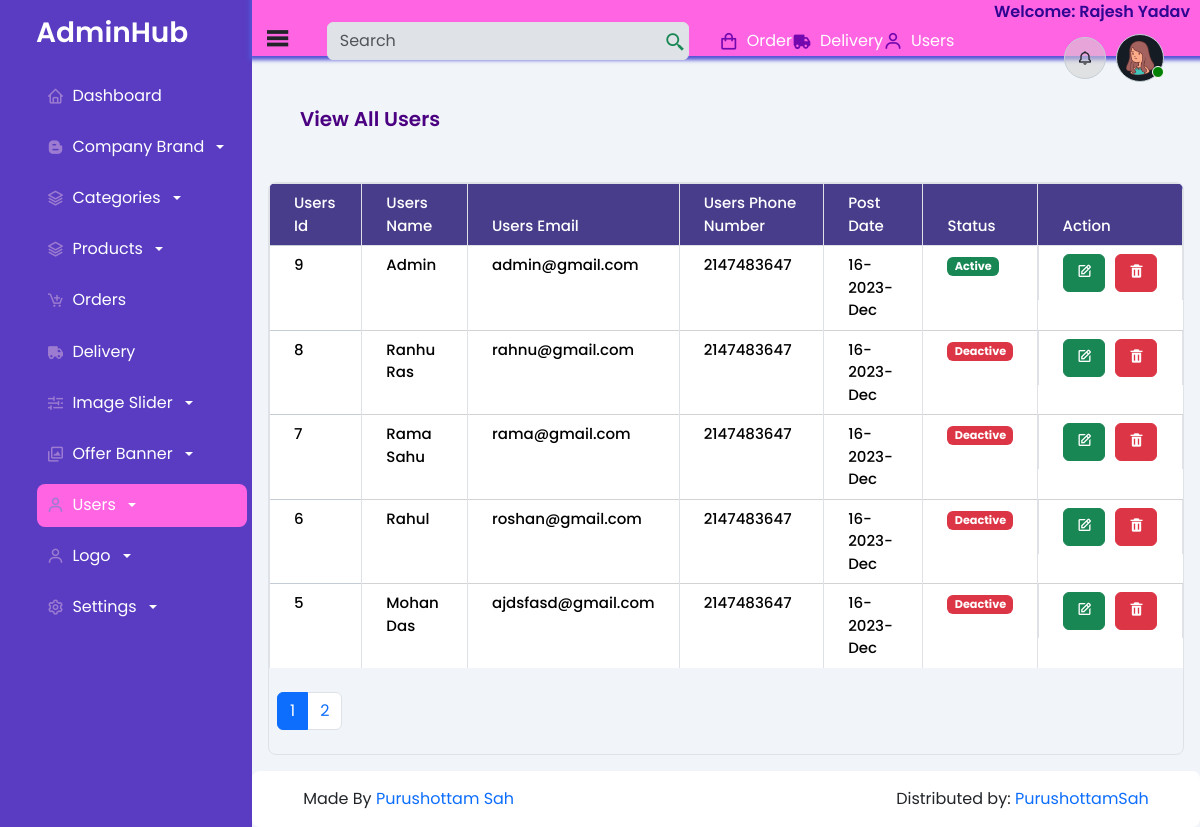
Page /admin/manage_users.php (signed in) on the committed database.
### tables this page shows
CREATE TABLE `registeruser_db` (
  `uid` int(11) NOT NULL,
  `uname` varchar(30) NOT NULL,
  `uemail` varchar(30) NOT NULL,
  `uphone` int(10) NOT NULL,
  `upass` varchar(30) NOT NULL,
  `create_at` timestamp NOT NULL DEFAULT current_timestamp(),
  `role_as` tinyint(4) NOT NULL DEFAULT 0
);

### admin/manage_users.php (the view, shortened to what this page needs)
<?php include "includes/header.php";
?>
<?php include "includes/sidebar.php" ?>
<?php include "includes/navbar.php" ?>
<section id="mainContent">
    <div class="viewcategory d-flex">
        <span>View All Users</span>
    </div>
    <div class="tableform">
        <div class="table-responsive">
            <table class="table table-striped table-hover table-bordered">
                <thead>
                    <tr class="bg-primary text-white order-header">
                        <th scope="col">Users Id</th>
                        <th scope="col">Users Name</th>
                        <th scope="col">Users Email</th>
                        <th scope="col">Users Phone Number</th>
                        <th scope="col">Post Date</th>
                        <th scope="col">Status</th>
                        <th scope="col">Action</th>
                    </tr>
                </thead>
                <tbody>
                    <?php
                    require("process/config.php");
                    $user_limit = 5;
                    if(isset($_GET['page'])){
                       $pages= $_GET['page'];
                    }
                    else{
                        $pages= 1;
                    }
                    $offset = ( $pages - 1) * $user_limit ;
                    $display_users = "SELECT * FROM registeruser_db ORDER BY create_at DESC LIMIT $offset,$user_limit";
                    $display_users_query = mysqli_query($conn, $display_users);
                    if ($display_users_query->num_rows > 0) {
                        while ($row = $display_users_query->fetch_assoc()) {
                    ?>
                            <tr>
                                <td><?= $row['uid'] ?></td>
                                <td><?= $row['uname'] ?></td>
                                <td><?= $row['uemail'] ?></td>
                                <td><?= $row['uphone'] ?></td>
                                <td><?php echo date('d-Y-M', strtotime($row['create_at'])); ?></td>
                                <td><span class="badge <?= $row['role_as'] == '1' ? 'text-bg-success' : 'text-bg-danger' ?>"><?= $row['role_as'] == '0' ? 'Deactive' : 'Active' ?></span></td>
                                <td class="d-flex">
                                    <div>
                                        <a href="updatecategory.php?id=<?= $row['uid'] ?>& uname=<?= $row['uname'] ?> & uemail=<?= $row['uemail'] ?> & uphone=<?= $row['uphone'] ?> &  role_as=<?= $row['role_as'] ?> "><button class="btn btn-success"><i class='bx bx-edit'></i></button></a>
                                    </div>
                                    <div>
                                        <form action="process/delete_users.php" method="post" onsubmit="return confirm('Are you sure want to delete?')">
                                            <button type="submit" name="submit" class="btn btn-danger"><i class='bx bxs-trash'></i></button>
                                        </form>
                                    </div>
                                </td>
                            </tr>
                    <?php
                        }
                    } else {
                        echo "<td><span>No Records Found!!</span></td>";
                    }
                    ?>
                </tbody>
            </table>
            <div class="table-pagination-bottom my-4 mx-2">
                <nav aria-label="Page navigation example">
                    <ul class="pagination">
                        <?php
                        require("process/config.php");
                        $pagination_users = "SELECT * FROM registeruser_db";
                        $pagination_users_query = mysqli_query($conn, $pagination_users);
                        $total_record = mysqli_num_rows($pagination_users_query);
                        $total_page = ceil($total_record / $user_limit);
                        for ($i = 1; $i <= $total_page; $i++) {
                            if($i == $pages){
                                $active = 'active';
                            }
                            else{
                                $active = '';
                            }
                        ?>
                            <li class="page-item <?=  $active?>"><a class="page-link" href="manage_users.php?page=<?=$i ?>"><?= $i ?></a></li>
                        <?php
                        }
                        ?>
                    </ul>
                </nav>
            </div>
        </div>
    </div>
</section>
<?php include "includes/footer.php" ?>

### admin/css/viewcategory.css (style rules this page uses)
.viewcategory { margin: 3rem 2rem; justify-content: space-between; }
.viewcategory span { font-size: 20px; color: indigo; font-weight: 600; }

### admin/css/admins.css (style rules this page uses)
* { margin: 0; padding: 0; box-sizing: border-box; }
a { text-decoration: none !important; }
body { background: #f1f5f9 !important; font-family: "Poppins", sans-serif !important; }
:root { --bs-blue: #0d6efd; --bs-indigo: #6610f2; --bs-purple: #6f42c1; --bs-pink: #d63384; --bs-red: #dc3545; --bs-orange: #fd7e14; --bs-yellow: #f59e0b; --bs-green: #198754; --bs-teal: #20c997; --bs-cyan: #0ea5e9; --bs-black: #000; --bs-gray: #637381; --bs-gray-dark: #212b36; --bs-gray-200: #f4f6f8; --bs-gray-300: #dfe3e8; --bs-gray-400: #c4cdd5; --bs-gray-500: #919eab; --bs-gray-600: #637381; --bs-gray-700: #454f5b; --bs-gray-800: #212b36; --bs-gray-900: #161c24; --bs-primary: #624bff; --bs-secondary: #637381; --bs-success: #198754; --bs-info: #0ea5e9; --bs-warning: #f59e0b; --bs-danger: #dc3545; --bs-light: #f1f5f9; --bs-dark: #212b36; --bs-white: #fff; --bs-light-primary: #e0dcfe; --bs-light-danger: #fbebec; --bs-light-info: #e7fafe; --bs-light-warning: #fff3cd; --bs-light-secondary: #e9ecef; --bs-light-success: #eaf6ec; --bs-light-dark: #d1cfd8; --bs-dark-primary: #593cc1; --bs-dark-warning: #c28135; --bs-dark-info: #51a0c2; --bs-dark-danger: #ae302e; --bs-dark-success: #139a74; --bs-dark-secondary: #5c596d; --bs-primary-rgb: 98, 75, 255; --bs-secondary-rgb: 99, 115, 129; --bs-success-rgb: 25, 135, 84; --bs-info-rgb: 14, 165, 233; --bs-warning-rgb: 245, 158, 11; --bs-danger-rgb: 220, 53, 69; --bs-white-pink: #ff64e3; --bs-table-accent-bg: transparent; }
tbody, td, tfoot, th, thead, tr { color: #00000094; font-size: 15px; font-weight: 500; text-align: center !important; padding: 0.75rem 1.5rem !important; border-bottom-width: 1px !important; box-shadow: inset 0 0 0 9999px var(--bs-table-accent-bg) !important; border-bottom: 1px solid #d1d3d5 !important; }
tbody, td, tfoot, th, thead, tr:last-child { border-bottom: transparent !important; }
.table thead tr { padding: 1rem !important; }
tbody { background: white !important; }
.d-flex { display: flex !important; gap: 10px; }
.table-responsive { border: 1px solid var(--bs-gray-300); border-radius: 8px; width: 100%; margin-top: 2rem; }
table.poject-info tbody tr, td:first-child { border-top: 1px solid var(--bs-gray-400); }
.poject-info thead tr, th { text-align: start !important; }
.poject-info tbody tr, td { text-align: start !important; }

### admin/css/dashboards.css (style rules this page uses)
.header-section, #mainContent { margin: 1rem; }
.order-header { color: white !important; border-radius: 10px !important; }
table.table.table-striped.table-hover.table-bordered thead tr th { background: darkslateblue; color: white; }

### admin/assets/responsive/main.css (style rules this page uses)
@media only screen and (max-width: 1200px) { tbody, td, tfoot, th, thead, tr { padding: 0.5rem 1.5rem !important; } }

### rows in the picture
registeruser_db: uid "9", uname "Admin", uemail "admin@gmail.com", uphone "2147483647", create_at "16-2023-Dec", role_as "Active"
registeruser_db: uid "8", uname "Ranhu Ras", uemail "rahnu@gmail.com", uphone "2147483647", create_at "16-2023-Dec", role_as "Deactive"
registeruser_db: uid "7", uname "Rama Sahu", uemail "rama@gmail.com", uphone "2147483647", create_at "16-2023-Dec", role_as "Deactive"
registeruser_db: uid "6", uname "Rahul", uemail "roshan@gmail.com", uphone "2147483647", create_at "16-2023-Dec", role_as "Deactive"
registeruser_db: uid "5", uname "Mohan Das", uemail "ajdsfasd@gmail.com", uphone "2147483647", create_at "16-2023-Dec", role_as "Deactive"

### other values in the picture
$_SESSION['uname'] "Rajesh Yadav"
